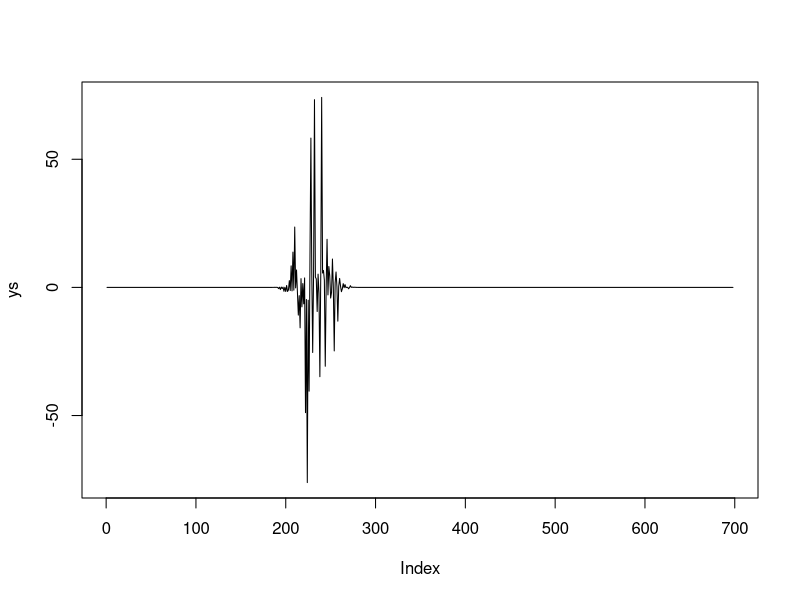
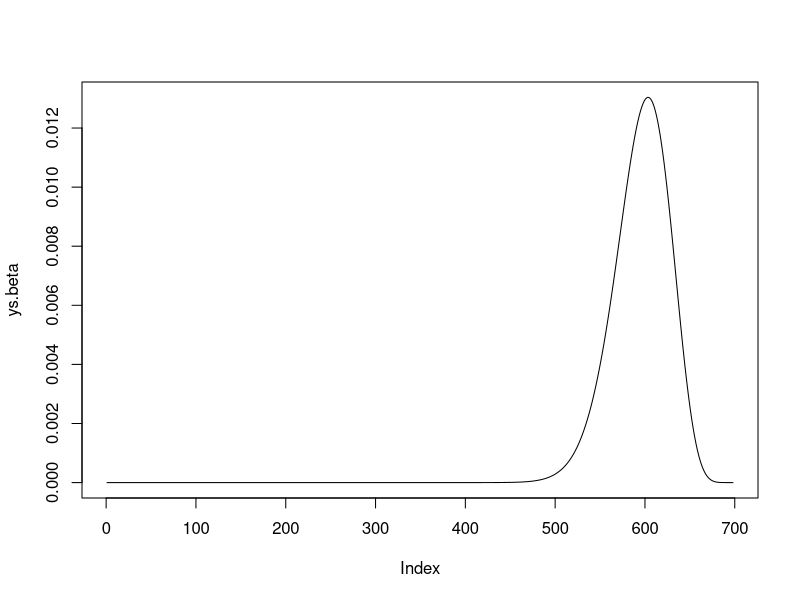
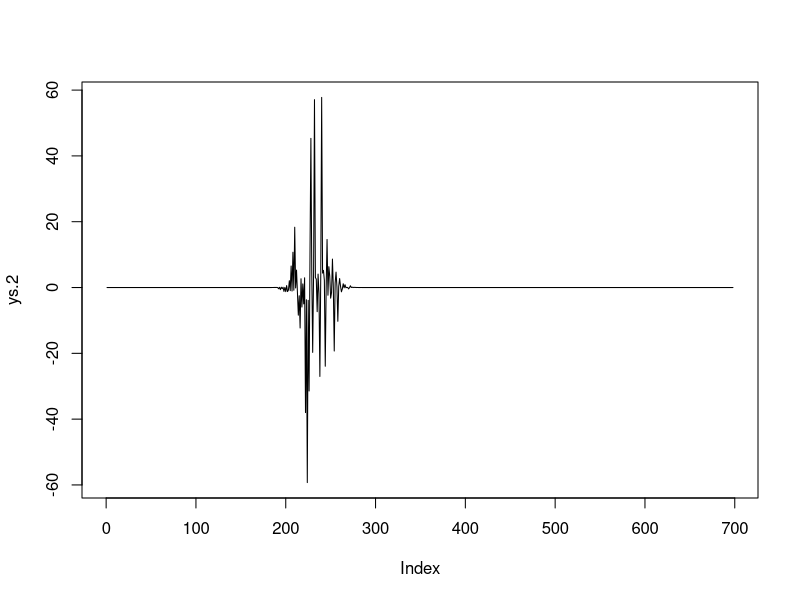
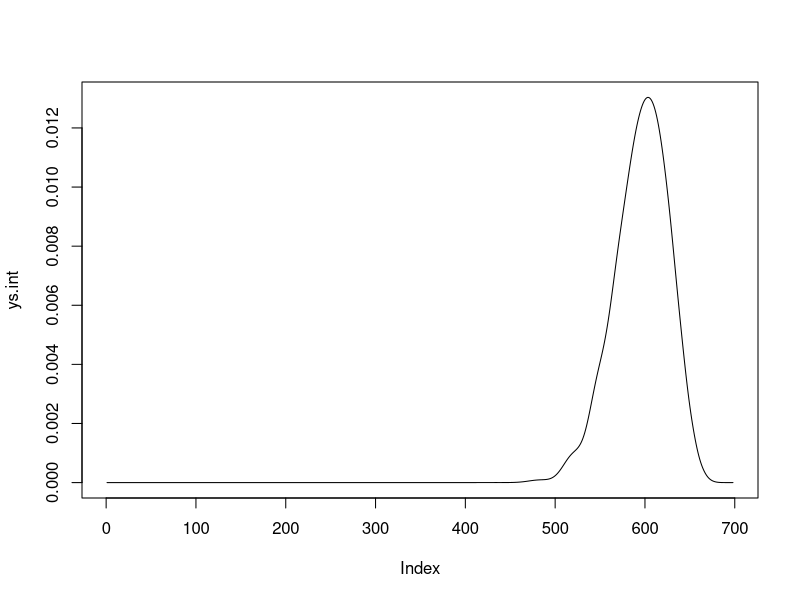

These charts were generated, in order, by the following R code:
library(VGAM)
dens1 = function(x, obs) {
  coeff = choose(obs, x)*10^10
  summation = sum(choose(obs-x, 0:(obs-x))*(-1)^(0:(obs-x))*1/(0.16*(x+(0:(obs-x))+10)^10))
  return(coeff*summation)
}

normalization = function(obs) {
  partial = 0
  for (i in 0:obs) {
    partial = partial + dens1(i, obs)
  }
  return(partial)
}

normalization2 = function(obs, a, b) {
  partial = 0
  for (i in 0:obs) {
    partial = partial + dens2(i, obs, a, b)
  }
  return(partial)
}

obs=697
xs = 0:obs
ys = c()
for (ob in xs) ys = c(ys, dens1(ob, obs))
ys = ys/normalization(obs)
plot(ys, type="l")
ys.beta = dbetabinom.ab(xs, size=697, shape1=58.23357, shape2=10.01770)
plot(ys.beta, type="l")



dens2 = function(x, n, b, a) {
  coeff = choose(n, x)*b^a
  summ = 0
  for (k in 0:(n-x)) summ = summ + (-1)^k*choose(n-x, k)*1/(x+b+k)^a
  return(coeff*summ)
}
ys.2 = c()
for (x in xs) ys.2 = c(ys.2, dens2(x, obs, 10, 10))
ys.2 = ys.2/normalization2(obs, 10, 10)
plot(ys.2, type="l")


dens3 = function(x, obs, alpha, delta) {
  coeff = choose(obs, x)*alpha^alpha/gamma(alpha)
  inte = function(y) return(exp(-(delta*x+alpha)*y)*(1-exp(-delta*y))^(obs-x)*y^(alpha-1))
  return(coeff*integrate(inte, 0, Inf)$value)
}
ys.int = c()
for (x in xs) ys.int = c(ys.int, dens3(x, obs, 10, 0.16))
plot(ys.int, type="l")
